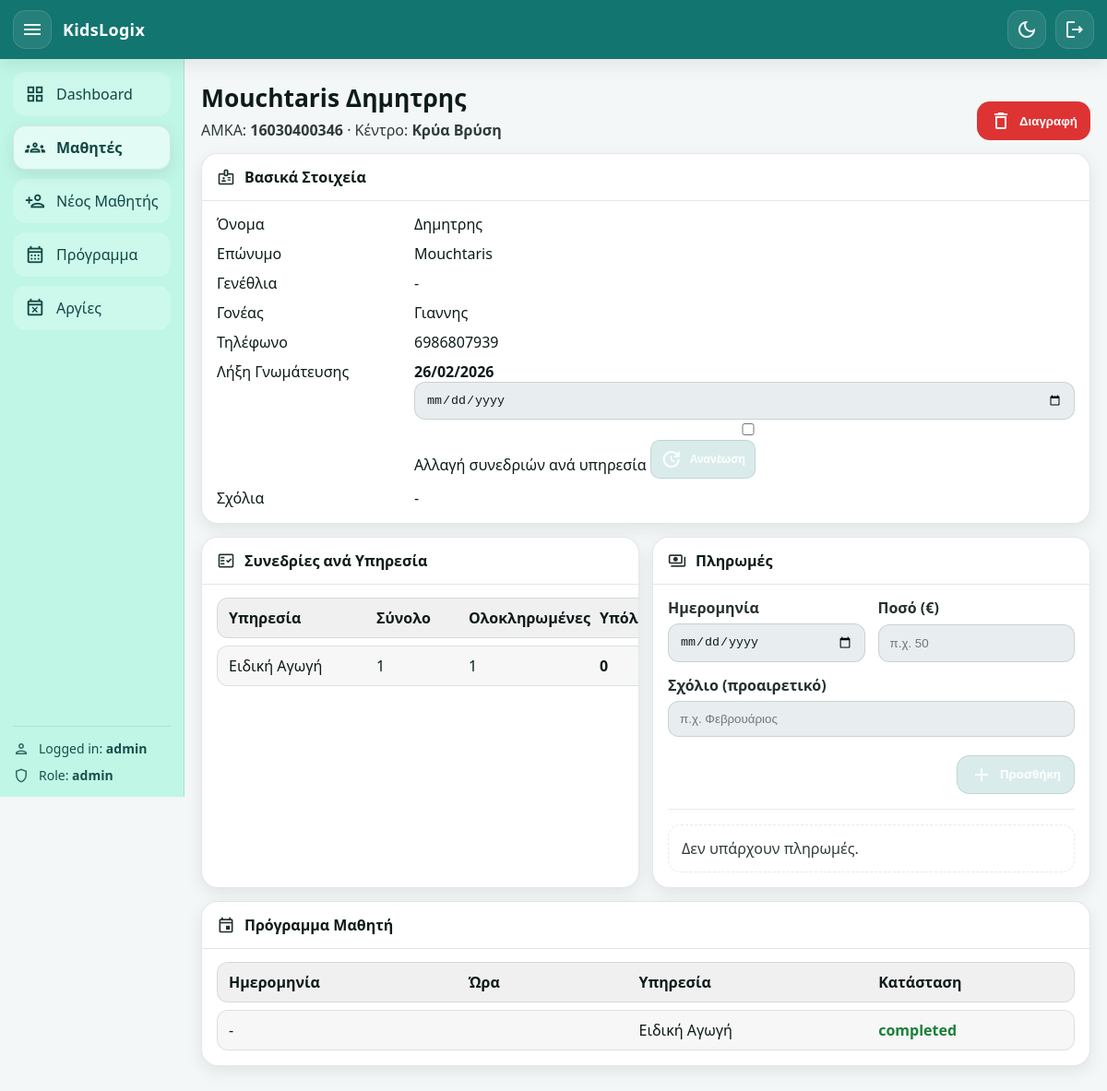
The page /students/16030400346 (signed in) on the database as committed earlier.
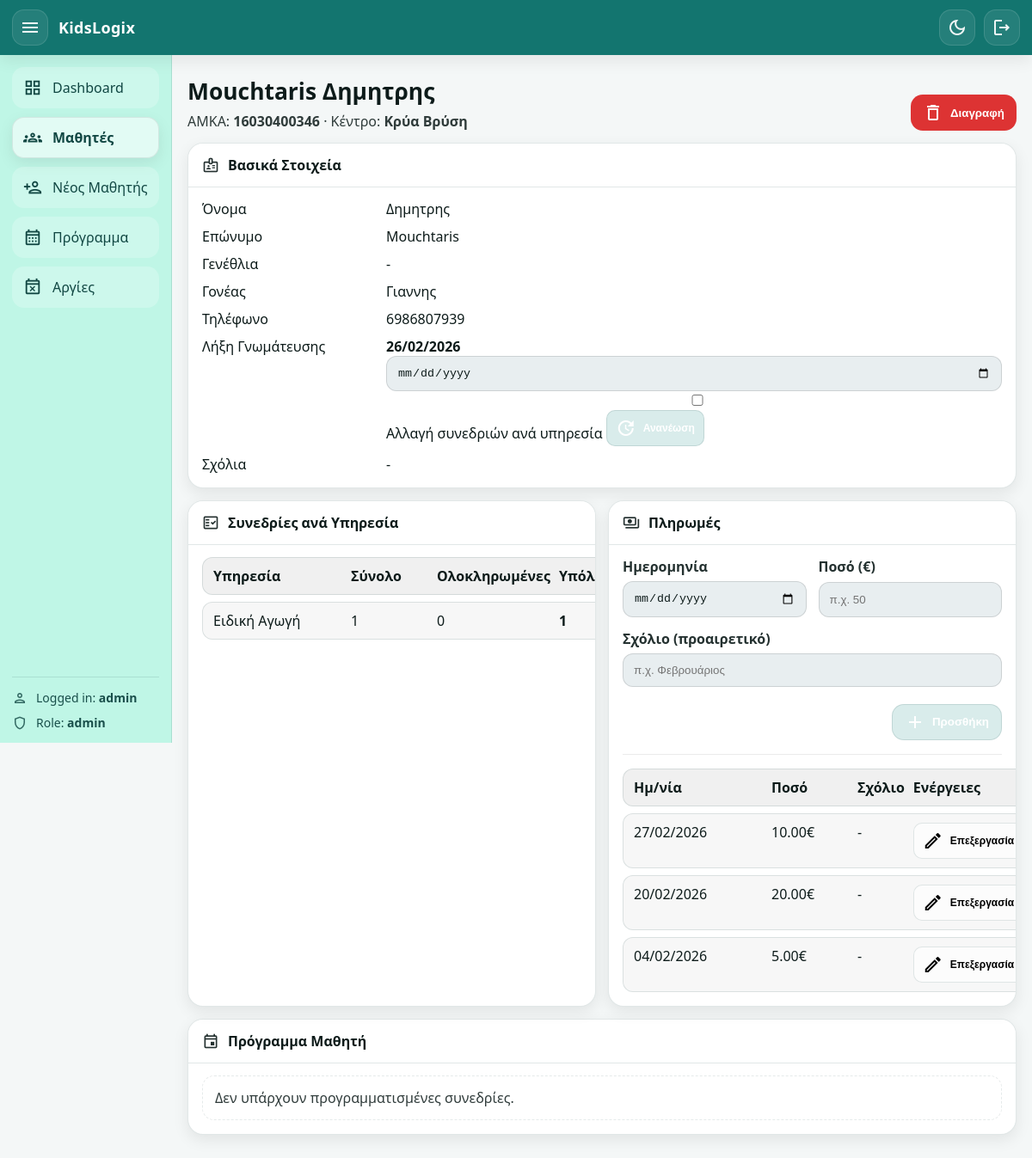
The same page on the database as committed later.
### app/models.py (models this page shows, shortened)
class Student(Base):
    __tablename__ = "students"
    amka: Mapped[str] = mapped_column(String(20), primary_key=True)
    center: Mapped[str] = mapped_column(
        String(20),
        nullable=False,
        default="Giannitsa",  # Giannitsa / KryaVrisi
    )
    first_name: Mapped[str] = mapped_column(String(60), nullable=False)
    last_name: Mapped[str] = mapped_column(String(60), nullable=False)
    date_of_birth: Mapped[date | None] = mapped_column(Date, nullable=True)
    parent_name: Mapped[str | None] = mapped_column(String(120), nullable=True)
    parent_phone: Mapped[str | None] = mapped_column(String(30), nullable=True)
    assessment_expiry_date: Mapped[date | None] = mapped_column(Date, nullable=True)
    admin_comment: Mapped[str | None] = mapped_column(String(1000), nullable=True)
    created_at: Mapped[datetime] = mapped_column(
        DateTime, default=datetime.utcnow, nullable=False
    )
    services: Mapped[list["StudentService"]] = relationship(
        back_populates="student",
        cascade="all, delete-orphan",
    )
    appointments: Mapped[list["Appointment"]] = relationship(
        back_populates="student",
        cascade="all, delete-orphan",
    )
    payments: Mapped[list["Payment"]] = relationship(
        back_populates="student",
        cascade="all, delete-orphan",
    )

class Service(Base):
    __tablename__ = "services"
    id: Mapped[int] = mapped_column(Integer, primary_key=True, autoincrement=True)
    name: Mapped[str] = mapped_column(String(60), unique=True, nullable=False)
    student_links: Mapped[list["StudentService"]] = relationship(
        back_populates="service",
        cascade="all, delete-orphan",
    )
    appointments: Mapped[list["Appointment"]] = relationship(
        back_populates="service",
        cascade="all, delete-orphan",
    )

class Appointment(Base):
    __tablename__ = "appointments"
    id: Mapped[int] = mapped_column(Integer, primary_key=True, autoincrement=True)
    student_amka: Mapped[str] = mapped_column(
        ForeignKey("students.amka", ondelete="CASCADE"), nullable=False
    )
    service_id: Mapped[int] = mapped_column(
        ForeignKey("services.id", ondelete="CASCADE"), nullable=False
    )
    center: Mapped[str] = mapped_column(String(20), nullable=False)
    day: Mapped[date] = mapped_column(Date, nullable=False)
    start_time: Mapped[time] = mapped_column(Time, nullable=False)
    duration_min: Mapped[int | None] = mapped_column(Integer, nullable=True)
    status: Mapped[str] = mapped_column(
        String(20), nullable=False, default="scheduled"
    )
    created_at: Mapped[datetime] = mapped_column(
        DateTime, default=datetime.utcnow, nullable=False
    )
    student: Mapped["Student"] = relationship(back_populates="appointments")
    service: Mapped["Service"] = relationship(back_populates="appointments")

class Payment(Base):
    __tablename__ = "payments"
    id: Mapped[int] = mapped_column(Integer, primary_key=True, autoincrement=True)
    student_amka: Mapped[str] = mapped_column(
        ForeignKey("students.amka", ondelete="CASCADE"), nullable=False
    )
    payment_date: Mapped[date] = mapped_column(Date, nullable=False)
    amount_cents: Mapped[int] = mapped_column(Integer, nullable=False)
    comment: Mapped[str | None] = mapped_column(String(500), nullable=True)
    created_at: Mapped[datetime] = mapped_column(
        DateTime, default=datetime.utcnow, nullable=False
    )
    student: Mapped["Student"] = relationship(back_populates="payments")

### app/routers/web.py (the view)
@router.get("/students/{amka}", response_class=HTMLResponse)
def student_page(
    amka: str,
    request: Request,
    db: Session = Depends(get_db),
    user: User = Depends(get_current_user),
):
    st = db.query(Student).filter(Student.amka == amka).first()
    if not st:
        return RedirectResponse("/students", status_code=303)
    links = (
        db.query(StudentService)
        .filter(StudentService.student_amka == amka)
        .all()
    )
    services_info = []
    for l in links:
        total = int(l.total_sessions or 0)
        used = (
            db.query(Appointment.id)
            .filter(Appointment.student_amka == amka)
            .filter(Appointment.service_id == l.service_id)
            .filter(Appointment.status.in_(["scheduled", "completed"]))
            .count()
        )
        completed = (
            db.query(Appointment.id)
            .filter(Appointment.student_amka == amka)
            .filter(Appointment.service_id == l.service_id)
            .filter(Appointment.status == "completed")
            .count()
        )
        remaining = max(total - int(used), 0)
        services_info.append(
            {
                "service": l.service,
                "total": total,
                "completed": int(completed),
                "remaining": int(remaining),
            }
        )
    appointments = (
        db.query(Appointment)
        .filter(Appointment.student_amka == amka)
        .order_by(Appointment.day.desc(), Appointment.start_time.desc())
        .all()
    )
    payments = (
        db.query(Payment)
        .filter(Payment.student_amka == amka)
        .order_by(Payment.payment_date.desc(), Payment.id.desc())
        .all()
    )
    return templates.TemplateResponse(
        "student_page.html",
        {
            "request": request,
            "user": user,
            "page": "students",
            "student": st,
            "services_info": services_info,
            "appointments": appointments,
            "payments": payments,
            "today": date.today(),
            "centers": CENTERS,
        },
    )

### app/templates/student_page.html (shortened to what this page needs)
{% extends "base.html" %}
{% block content %}
<div class="page-head">
  <div>
    <h1 class="page-title">{{ student.full_name }}</h1>
    <p class="page-subtitle">
      AMKA: <b>{{ student.amka }}</b> ·
      Κέντρο: <b>{{ centers.get(student.center, student.center) }}</b>
    </p>
  </div>
  <div class="page-actions">
    <form method="post" action="/students/{{ student.amka }}/delete"
          onsubmit="return confirm('Σίγουρα διαγραφή μαθητή; Θα διαγραφούν και οι συνεδρίες/πληρωμές του.');">
      <button class="btn btn-danger" type="submit" title="Διαγραφή μαθητή">
        <span class="material-icons-outlined">delete</span>
        Διαγραφή
      </button>
    </form>
  </div>
</div>
<div class="card">
  <div class="card-head">
    <div class="card-title">
      <span class="material-icons-outlined">badge</span>
      <h2>Βασικά Στοιχεία</h2>
    </div>
  </div>
  <div class="card-body">
    <div class="kv">
      <div>Όνομα</div><div>{{ student.first_name }}</div>
      <div>Επώνυμο</div><div>{{ student.last_name }}</div>
      <div>Γενέθλια</div><div>{{ fmt_date_gr(student.date_of_birth) }}</div>
      <div>Γονέας</div><div>{{ student.parent_name or '-' }}</div>
      <div>Τηλέφωνο</div><div>{{ student.parent_phone or '-' }}</div>
      <div>Λήξη Γνωμάτευσης</div>
      <div>
        <div class="renew-row">
          <b>{{ fmt_date_gr(student.assessment_expiry_date) }}</b>
          <form method="post" action="/students/{{ student.amka }}/assessment/renew" class="renew-form">
            <input type="date" name="assessment_expiry_date" required>
            <label class="checkbox">
              <input type="checkbox" id="change_sessions_chk" name="change_sessions" value="1" onchange="toggleRenewSessions()">
              Αλλαγή συνεδριών ανά υπηρεσία
            </label>
            <button class="btn btn-xs btn-primary" type="submit" onclick="return confirmRenew();">
              <span class="material-icons-outlined">update</span>
              Ανανέωση
            </button>
          </form>
        </div>
      </div>
      <div>Σχόλια</div><div>{{ student.notes or '-' }}</div>
    </div>
  </div>
</div>
<div class="grid-2-cards">
  <div class="card">
    <div class="card-head">
      <div class="card-title">
        <span class="material-icons-outlined">fact_check</span>
        <h2>Συνεδρίες ανά Υπηρεσία</h2>
      </div>
    </div>
    <div class="card-body">
      {% if services_info and services_info|length > 0 %}
        <div class="table">
          <div class="tr th">
            <div>Υπηρεσία</div>
            <div>Σύνολο</div>
            <div>Ολοκληρωμένες</div>
            <div>Υπόλοιπο</div>
          </div>
          {% for x in services_info %}
            <div class="tr">
              <div>{{ x.service.name }}</div>
              <div>{{ x.total }}</div>
              <div>{{ x.completed }}</div>
              <div><b>{{ x.remaining }}</b></div>
            </div>
          {% endfor %}
        </div>
      {% else %}
        <div class="empty-state">Δεν υπάρχουν υπηρεσίες για τον μαθητή.</div>
      {% endif %}
    </div>
  </div>
  <div class="card payments-card">
    <div class="card-head">
      <div class="card-title">
        <span class="material-icons-outlined">payments</span>
        <h2>Πληρωμές</h2>
      </div>
    </div>
    <div class="card-body">
      <form class="form-grid compact" method="post" action="/students/{{ student.amka }}/payments/new">
        <div class="grid-2">
          <label class="field">
            <span>Ημερομηνία</span>
            <input type="date" name="payment_date" required>
          </label>
          <label class="field">
            <span>Ποσό (€)</span>
            <input type="text" name="amount" placeholder="π.χ. 50" required>
          </label>
        </div>
        <label class="field">
          <span>Σχόλιο (προαιρετικό)</span>
          <input type="text" name="comment" placeholder="π.χ. Φεβρουάριος">
        </label>
        <div class="form-actions">
          <button class="btn btn-primary" type="submit">
            <span class="material-icons-outlined">add</span>
            Προσθήκη
          </button>
        </div>
      </form>
      <div class="divider"></div>
      {% if payments and payments|length > 0 %}
        <div class="payments-scroll">
          <div class="table">
            <div class="tr th payments-th">
              <div>Ημ/νία</div>
              <div>Ποσό</div>
              <div>Σχόλιο</div>
              <div>Ενέργειες</div>
            </div>
            {% for p in payments %}
              <div class="tr payments-row">
                <div>{{ fmt_date_gr(p.payment_date) }}</div>
                <div>{{ "%.2f"|format(p.amount_cents / 100) }}€</div>
                <div class="ellipsis">{{ p.comment or '-' }}</div>
                <div>
                  <button
                    class="btn btn-xs"
                    type="button"
                    onclick="openPaymentModal(this)"
                    data-payment-id="{{ p.id }}"
                    data-payment-date="{{ p.payment_date.isoformat() }}"
                    data-payment-amount="{{ "%.2f"|format(p.amount_cents/100) }}"
                    data-payment-comment="{{ p.comment or '' }}"
                    title="Επεξεργασία πληρωμής"
                  >
                    <span class="material-icons-outlined">edit</span>
                    Επεξεργασία
                  </button>
                </div>
              </div>
            {% endfor %}
          </div>
        </div>
      {% else %}
        <div class="empty-state">Δεν υπάρχουν πληρωμές.</div>
      {% endif %}
    </div>
  </div>
</div>
<div class="card">
  <div class="card-head">
    <div class="card-title">
      <span class="material-icons-outlined">event</span>
      <h2>Πρόγραμμα Μαθητή</h2>
    </div>
  </div>
  <div class="card-body">
    {% if appointments and appointments|length > 0 %}
      <div class="table">
        <div class="tr th" style="grid-template-columns: 1fr .7fr 1fr .8fr;">
          <div>Ημερομηνία</div>
          <div>Ώρα</div>
          <div>Υπηρεσία</div>
          <div>Κατάσταση</div>
        </div>
        {% for a in appointments %}
          <div class="tr" style="grid-template-columns: 1fr .7fr 1fr .8fr;">
            <div>{{ fmt_date_gr(a.date) }}</div>
            <div>{{ a.time }}</div>
            <div>{{ a.service.name if a.service else '-' }}</div>
            <div class="status {{ a.status }}">{{ a.status }}</div>
          </div>
        {% endfor %}
      </div>
    {% else %}
      <div class="empty-state">Δεν υπάρχουν προγραμματισμένες συνεδρίες.</div>
    {% endif %}
  </div>
</div>
{% endblock %}

### app/templates/base.html (shortened to what this page needs)
<!doctype html>
<html lang="el" data-theme="light">
<head>
  <link rel="stylesheet" href="/static/style.css?v=8" />
</head>
<body class="{% if request.url.path == '/login' %}auth-page{% endif %}">
  <div class="app-shell">
    <header class="topbar">
      <div class="topbar-left">
        {% if request.url.path != '/login' %}
          <button class="icon-btn topbar-btn" id="sidebarToggle" type="button" aria-label="Toggle sidebar">
            <span class="material-icons-outlined">menu</span>
          </button>
        {% endif %}
        <div class="brand">
          <span class="brand-title">KidsLogix</span>
        </div>
      </div>
      <div class="topbar-right">
        <button class="icon-btn topbar-btn" id="themeToggle" type="button" aria-label="Toggle dark mode" title="Dark mode">
          <span class="material-icons-outlined" id="themeIcon">dark_mode</span>
        </button>
        {% if request.url.path != '/login' %}
          <a class="icon-btn topbar-btn" href="/auth/logout" aria-label="Logout" title="Logout">
            <span class="material-icons-outlined">logout</span>
          </a>
        {% endif %}
      </div>
    </header>
    <div class="layout {% if request.url.path == '/login' %}layout-auth{% endif %}">
      {% if request.url.path != '/login' %}
        <aside class="sidebar" id="sidebar">
          <nav class="nav">
            {% set path = request.url.path %}
            <a class="nav-item {% if path == '/' %}active{% endif %}" href="/">
              <span class="material-icons-outlined nav-ic">grid_view</span>
              <span class="nav-txt">Dashboard</span>
            </a>
            <a class="nav-item {% if path.startswith('/students') and path != '/students/new' %}active{% endif %}" href="/students">
              <span class="material-icons-outlined nav-ic">groups</span>
              <span class="nav-txt">Μαθητές</span>
            </a>
            <a class="nav-item {% if path == '/students/new' %}active{% endif %}" href="/students/new">
              <span class="material-icons-outlined nav-ic">person_add</span>
              <span class="nav-txt">Νέος Μαθητής</span>
            </a>
            <a class="nav-item {% if path.startswith('/schedule') %}active{% endif %}" href="/schedule">
              <span class="material-icons-outlined nav-ic">calendar_month</span>
              <span class="nav-txt">Πρόγραμμα</span>
            </a>
            <a class="nav-item {% if path.startswith('/holidays') %}active{% endif %}" href="/holidays">
              <span class="material-icons-outlined nav-ic">event_busy</span>
              <span class="nav-txt">Αργίες</span>
            </a>
          </nav>
          <div class="sidebar-footer">
            <div class="meta-row">
              <span class="material-icons-outlined">person</span>
              <span>Logged in: <b>{{ user.username if user else '-' }}</b></span>
            </div>
            <div class="meta-row">
              <span class="material-icons-outlined">shield</span>
              <span>Role: <b>{{ user.role if user else '-' }}</b></span>
            </div>
          </div>
        </aside>
      {% endif %}
      <main class="content {% if request.url.path == '/login' %}content-auth{% endif %}">
        {% block content %}{% endblock %}
      </main>
    </div>
  </div>
</body>
</html>

Rows that differ between the two databases and show on the page:
removed Appointment: fmt_date_gr "-", service "Ειδική Αγωγή", status "completed"
added Payment: payment_date "27/02/2026", p.amount_cents/100 "10.00", comment "-"
added Payment: payment_date "20/02/2026", p.amount_cents/100 "20.00", comment "-"
added Payment: payment_date "04/02/2026", p.amount_cents/100 "5.00", comment "-"
Other text that changed with them:
new list line: "Ειδική Αγωγή"
new list line: "1 0 1"
text no longer shown: "Δεν υπάρχουν πληρωμές. Ημερομηνία Ώρα Υπηρεσία Κατάσταση"
text now shown: "Ημ/νία Ποσό Σχόλιο Ενέργειες Δεν υπάρχουν προγραμματισμένες συνεδρίες."
list line gone: "Ειδική Αγωγή"
list line gone: "1 1 0"
